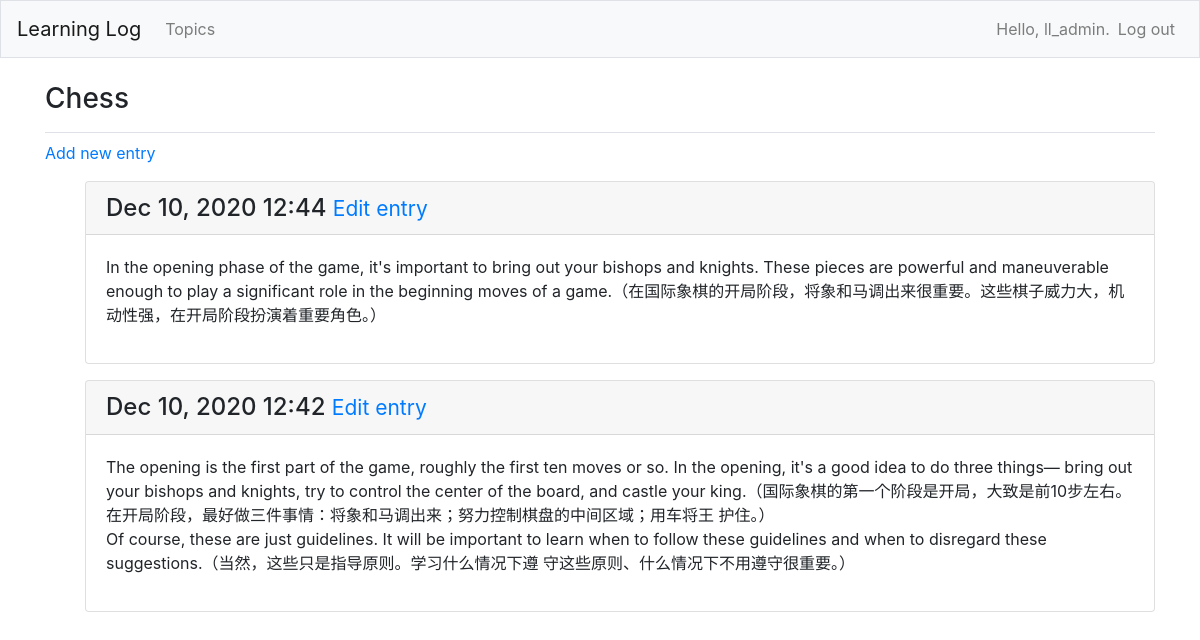
Page /topic/1/ (signed in) on the earlier database version.
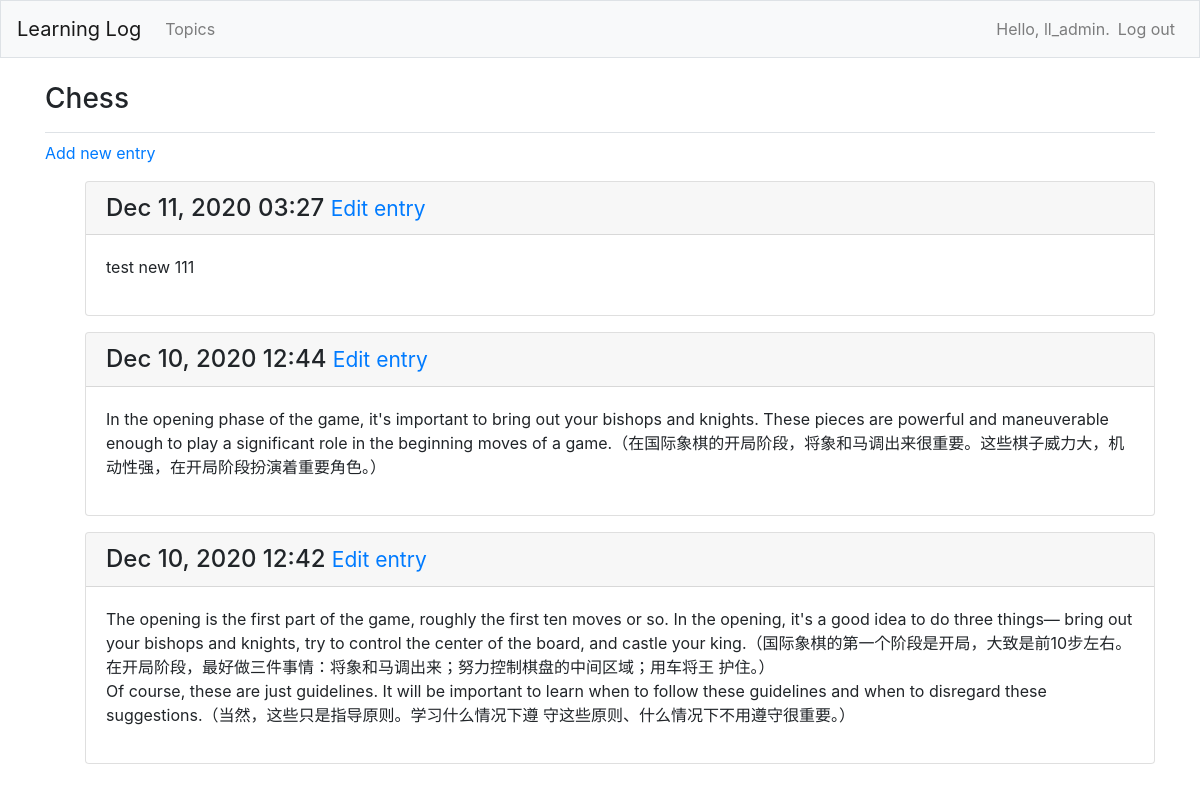
Same page on the later database version.
### learning_logs/models.py (models this page shows, shortened)
class Topic(models.Model):
  text = models.CharField(max_length=200)
  date_added = models.DateTimeField(auto_now_add=True)
  owner = models.ForeignKey(User, on_delete=models.CASCADE)
  def __str__(self):
    return self.text

class Entry(models.Model):
  topic = models.ForeignKey(Topic, on_delete=models.CASCADE)
  text = models.TextField()
  date_added = models.DateTimeField(auto_now_add=True)
  class Meta:
    verbose_name_plural = 'entries'

### learning_logs/views.py (the view)
# urls.py: path('topic/<int:topic_id>/', views.topic, name='topic'),
@login_required
def topic(request, topic_id):
  topic_item = Topic.objects.get(id=topic_id)
  if topic_item.owner != request.user:
    raise Http404
  entries = topic_item.entry_set.order_by('-date_added')
  context = {'topic': topic_item, 'entries': entries}
  return render(request, 'learning_logs/topic.html', context)

### learning_logs/templates/learning_logs/topic.html
{% extends 'learning_logs/base.html' %}
{% block page_header %}
  <h3>{{ topic }}</h3>
{% endblock page_header %}
{% block content %}
  <p>
    <a href="{% url 'learning_logs:new_entry' topic.id %}">Add new entry</a>
  </p>
  <ul>
    {% for entry in entries %}
      <div class="card mb-3">
        <h4 class="card-header">
          {{ entry.date_added | date:'M d, Y H:i' }}
          <small>
            <a href="{% url 'learning_logs:edit_entry' entry.id %}">Edit entry</a>
          </small>
        </h4>
        <div class="card-body">
          {{ entry.text | linebreaks }}
        </div>
      </div>
    {% empty %}
      <p>There are no entries for this topic yet.</p>
    {% endfor %}
  </ul>
{% endblock content %}

### learning_logs/templates/learning_logs/base.html (shortened to what this page needs)
{% load bootstrap4 %}
<!doctype html>
<html lang="en">
  <head>
    {% bootstrap_css %}
  </head>
  <body>
    <nav class="navbar navbar-expand-md navbar-light bg-light mb-4 border">
      <a class="navbar-brand" href="{% url 'learning_logs:index' %}">
        Learning Log
      </a>
      <div class="collapse navbar-collapse" id="navbarCollapse">
        <ul class="navbar-nav mr-auto">
          <li class="nav-item">
            <a class="nav-link" href="{% url 'learning_logs:topics' %}">
              Topics
            </a>
          </li>
        </ul>
        <ul class="navbar-nav ml-auto">
          {% if user.is_authenticated %}
            <li class="nav-item">
              <span class="navbar-text">Hello, {{ user.username }}.</span>
            </li>
            <li class="nav-item">
              <a class="nav-link" href="{% url 'users:logout' %}">Log out</a>
            </li>
          {% else %}
            <li class="nav-item">
              <a class="nav-link" href="{% url 'users:register' %}">Register</a>
            </li>
            <li class="nav-item">
              <a class="nav-link" href="{% url 'users:login' %}">Log in</a></li>
          {% endif %}
        </ul>
      </div>
    </nav>
    <main class="container" role="main">
      <div class="pb-2 mb-2 border-bottom">
        {% block page_header %}
        {% endblock page_header %}
      </div>
      <div>
        {% block content %}
        {% endblock content %}
      </div>
    </main>
  </body>
</html>

Differences in the rows shown:
added Entry: date_added "Dec 11, 2020 03:27", text "test new 111"
